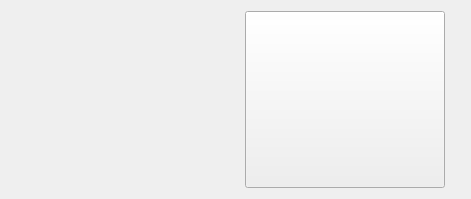
<ui version="4.0" >
 <class>Form</class>
 <widget class="QWidget" name="Form" >
  <property name="geometry" >
   <rect>
    <x>0</x>
    <y>0</y>
    <width>471</width>
    <height>199</height>
   </rect>
  </property>
  <property name="windowTitle" >
   <string>Form</string>
  </property>
  <layout class="QHBoxLayout" >
   <item>
    <widget class="CAMbboButton" name="caMbboButton_2" >
     <property name="enabled" >
      <bool>true</bool>
     </property>
     <property name="maximumSize" >
      <size>
       <width>200</width>
       <height>200</height>
      </size>
     </property>
     <property name="palette" >
      <palette>
       <active>
        <colorrole role="ButtonText" >
         <brush brushstyle="SolidPattern" >
          <color alpha="255" >
           <red>40</red>
           <green>40</green>
           <blue>40</blue>
          </color>
         </brush>
        </colorrole>
       </active>
       <inactive>
        <colorrole role="ButtonText" >
         <brush brushstyle="SolidPattern" >
          <color alpha="255" >
           <red>40</red>
           <green>40</green>
           <blue>40</blue>
          </color>
         </brush>
        </colorrole>
       </inactive>
       <disabled>
        <colorrole role="ButtonText" >
         <brush brushstyle="SolidPattern" >
          <color alpha="255" >
           <red>115</red>
           <green>115</green>
           <blue>115</blue>
          </color>
         </brush>
        </colorrole>
       </disabled>
      </palette>
     </property>
     <property name="font" >
      <font>
       <pointsize>10</pointsize>
       <weight>75</weight>
       <bold>true</bold>
      </font>
     </property>
     <property name="align" stdset="0" >
      <enum>CAMbboButton::Horizontal</enum>
     </property>
     <property name="pvname" >
      <string>ICS_SHOTINFO_SELECT</string>
     </property>
     <property name="textlist" >
      <stringlist>
       <string>Off</string>
       <string>LCD1</string>
       <string>LCD2</string>
      </stringlist>
     </property>
     <property name="bitlist" >
      <stringlist>
       <string>0</string>
       <string>1</string>
       <string>2</string>
       <string>3</string>
       <string>4</string>
       <string>5</string>
       <string>6</string>
      </stringlist>
     </property>
     <property name="control" >
      <bool>true</bool>
     </property>
     <property name="selColor" >
      <color>
       <red>0</red>
       <green>255</green>
       <blue>0</blue>
      </color>
     </property>
    </widget>
   </item>
   <item>
    <widget class="CAPushButton" name="caPushButton_5" >
     <property name="sizePolicy" >
      <sizepolicy vsizetype="Preferred" hsizetype="Preferred" >
       <horstretch>0</horstretch>
       <verstretch>0</verstretch>
      </sizepolicy>
     </property>
     <property name="maximumSize" >
      <size>
       <width>200</width>
       <height>200</height>
      </size>
     </property>
     <property name="font" >
      <font>
       <pointsize>10</pointsize>
      </font>
     </property>
     <property name="pvname" >
      <string>ICS_SHOTINFO_SHOW</string>
     </property>
     <property name="truelabel" >
      <string>IP Show</string>
     </property>
     <property name="falselabel" >
      <string>Time Show</string>
     </property>
     <property name="selColor" >
      <color>
       <red>0</red>
       <green>255</green>
       <blue>0</blue>
      </color>
     </property>
    </widget>
   </item>
  </layout>
 </widget>
 <customwidgets>
  <customwidget>
   <class>CAPushButton</class>
   <extends>QPushButton</extends>
   <header>caPushbutton.h</header>
  </customwidget>
  <customwidget>
   <class>CAMbboButton</class>
   <extends>QWidget</extends>
   <header>caMbbobutton.h</header>
  </customwidget>
 </customwidgets>
 <resources/>
 <connections/>
</ui>
